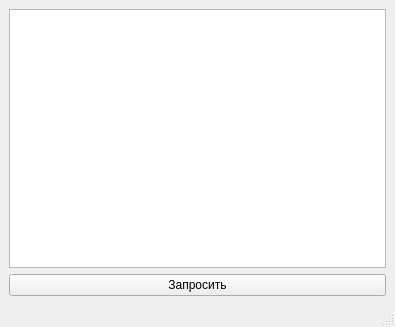
<?xml version="1.0" encoding="UTF-8"?>
<ui version="4.0">
 <class>SecondWindow</class>
 <widget class="QMainWindow" name="SecondWindow">
  <property name="geometry">
   <rect>
    <x>0</x>
    <y>0</y>
    <width>395</width>
    <height>327</height>
   </rect>
  </property>
  <property name="windowTitle">
   <string>MainWindow</string>
  </property>
  <widget class="QWidget" name="centralwidget">
   <layout class="QVBoxLayout" name="verticalLayout">
    <item>
     <widget class="QTextEdit" name="textEdit"/>
    </item>
    <item>
     <widget class="QPushButton" name="pushButton">
      <property name="text">
       <string>Запросить</string>
      </property>
     </widget>
    </item>
   </layout>
  </widget>
  <widget class="QMenuBar" name="menubar">
   <property name="geometry">
    <rect>
     <x>0</x>
     <y>0</y>
     <width>395</width>
     <height>18</height>
    </rect>
   </property>
  </widget>
  <widget class="QStatusBar" name="statusbar"/>
 </widget>
 <resources/>
 <connections>
  <connection>
   <sender>pushButton</sender>
   <signal>clicked()</signal>
   <receiver>SecondWindow</receiver>
   <slot>search_link()</slot>
   <hints>
    <hint type="sourcelabel">
     <x>33</x>
     <y>163</y>
    </hint>
    <hint type="destinationlabel">
     <x>197</x>
     <y>163</y>
    </hint>
   </hints>
  </connection>
 </connections>
 <slots>
  <slot>search_link()</slot>
 </slots>
</ui>
